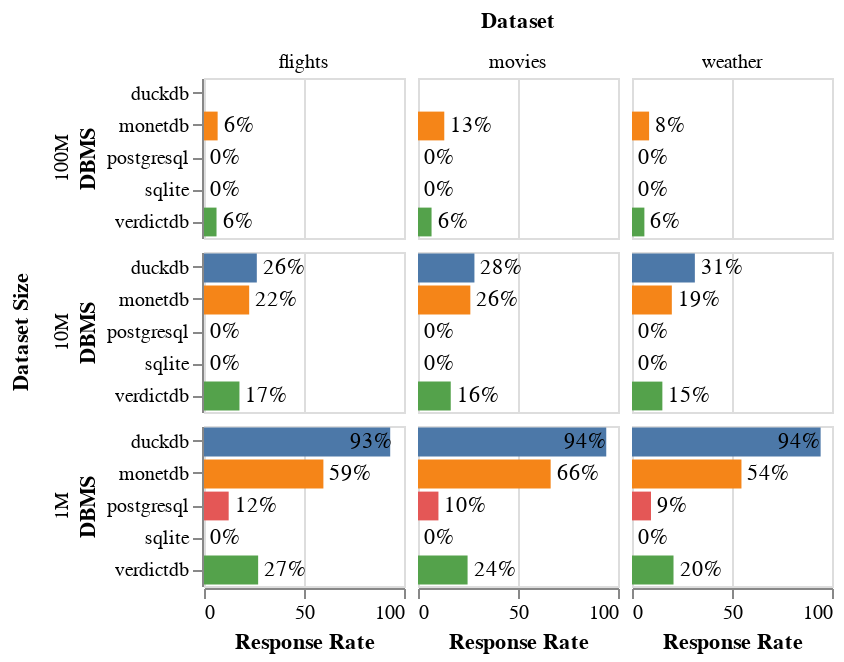

Vega-Lite specification for this chart:
### Vega-Lite specification from a JSON file in a GitHub repository (floating-point values rounded to 4 significant figures)
{"$schema": "https://vega.github.io/schema/vega-lite/v4.json", "description": "A simple bar chart with embedded data.", "data": {"values": [{"dataset_size": "100M", "dataset": "flights", "driver": "monetdb", "meanDuration": 85.45, "countAnswered": 37474, "durationCiLower": 83.76, "durationCiUpper": 87.14, "durationStd": 166.8, "countViolated": 12330.0, "responseRate": 0.06821}, {"dataset_size": "100M", "dataset": "flights", "driver": "postgresql", "meanDuration": 5313.0, "countAnswered": 1132, "durationCiLower": 5256.0, "durationCiUpper": 5369.0, "durationStd": 963.8, "countViolated": 1132.0, "responseRate": 0.0}, {"dataset_size": "100M", "dataset": "flights", "driver": "sqlite", "meanDuration": 34020.0, "countAnswered": 137, "durationCiLower": 33340.0, "durationCiUpper": 34700.0, "durationStd": 4031.0, "countViolated": 137.0, "responseRate": 0.0}, {"dataset_size": "100M", "dataset": "flights", "driver": "verdictdb", "meanDuration": 90.25, "countAnswered": 33456, "durationCiLower": 89.11, "durationCiUpper": 91.4, "durationStd": 106.9, "countViolated": 10370.0, "responseRate": 0.06263}, {"dataset_size": "100M", "dataset": "movies", "driver": "monetdb", "meanDuration": 44.44, "countAnswered": 44300, "durationCiLower": 42.64, "durationCiUpper": 46.24, "durationStd": 193.1, "countViolated": 6264.0, "responseRate": 0.1314}, {"dataset_size": "100M", "dataset": "movies", "driver": "postgresql", "meanDuration": 5762.0, "countAnswered": 520, "durationCiLower": 5346.0, "durationCiUpper": 6177.0, "durationStd": 4823.0, "countViolated": 520.0, "responseRate": 0.0}, {"dataset_size": "100M", "dataset": "movies", "driver": "sqlite", "meanDuration": 31170.0, "countAnswered": 65, "durationCiLower": 30220.0, "durationCiUpper": 32110.0, "durationStd": 3807.0, "countViolated": 65.0, "responseRate": 0.0}, {"dataset_size": "100M", "dataset": "movies", "driver": "verdictdb", "meanDuration": 69.65, "countAnswered": 25685, "durationCiLower": 68.5, "durationCiUpper": 70.8, "durationStd": 93.83, "countViolated": 6069.0, "responseRate": 0.06777}, {"dataset_size": "100M", "dataset": "weather", "driver": "monetdb", "meanDuration": 61.29, "countAnswered": 59299, "durationCiLower": 60.02, "durationCiUpper": 62.57, "durationStd": 158.9, "countViolated": 12860.0, "responseRate": 0.08552}, {"dataset_size": "100M", "dataset": "weather", "driver": "postgresql", "meanDuration": 5126.0, "countAnswered": 1270, "durationCiLower": 5076.0, "durationCiUpper": 5176.0, "durationStd": 915.3, "countViolated": 1270.0, "responseRate": 0.0}, {"dataset_size": "100M", "dataset": "weather", "driver": "sqlite", "meanDuration": 32710.0, "countAnswered": 145, "durationCiLower": 32270.0, "durationCiUpper": 33150.0, "durationStd": 2676.0, "countViolated": 145.0, "responseRate": 0.0}, {"dataset_size": "100M", "dataset": "weather", "driver": "verdictdb", "meanDuration": 74.05, "countAnswered": 44442, "durationCiLower": 73.16, "durationCiUpper": 74.94, "durationStd": 95.86, "countViolated": 10810.0, "responseRate": 0.06194}, {"dataset_size": "10M", "dataset": "flights", "driver": "duckdb", "meanDuration": 169.4, "countAnswered": 317484, "durationCiLower": 168.9, "durationCiUpper": 169.8, "durationStd": 130.9, "countViolated": 220100.0, "responseRate": 0.2641}, {"dataset_size": "10M", "dataset": "flights", "driver": "monetdb", "meanDuration": 25.54, "countAnswered": 83305, "durationCiLower": 25.43, "durationCiUpper": 25.66, "durationStd": 16.88, "countViolated": 3.0, "responseRate": 0.2259}, {"dataset_size": "10M", "dataset": "flights", "driver": "postgresql", "meanDuration": 531.2, "countAnswered": 7866, "durationCiLower": 529.4, "durationCiUpper": 533.0, "durationStd": 82.79, "countViolated": 7866.0, "responseRate": 0.0}, {"dataset_size": "10M", "dataset": "flights", "driver": "sqlite", "meanDuration": 4209.0, "countAnswered": 1412, "durationCiLower": 4068.0, "durationCiUpper": 4350.0, "durationStd": 2695.0, "countViolated": 1412.0, "responseRate": 0.0}, {"dataset_size": "10M", "dataset": "flights", "driver": "verdictdb", "meanDuration": 35.44, "countAnswered": 66820, "durationCiLower": 35.13, "durationCiUpper": 35.74, "durationStd": 40.37, "countViolated": 1458.0, "responseRate": 0.1773}, {"dataset_size": "10M", "dataset": "movies", "driver": "duckdb", "meanDuration": 126.9, "countAnswered": 244032, "durationCiLower": 126.5, "durationCiUpper": 127.3, "durationStd": 109.2, "countViolated": 162400.0, "responseRate": 0.2822}, {"dataset_size": "10M", "dataset": "movies", "driver": "monetdb", "meanDuration": 18.64, "countAnswered": 75759, "durationCiLower": 18.5, "durationCiUpper": 18.77, "durationStd": 18.49, "countViolated": 10.0, "responseRate": 0.2617}, {"dataset_size": "10M", "dataset": "movies", "driver": "postgresql", "meanDuration": 587.7, "countAnswered": 4418, "durationCiLower": 563.1, "durationCiUpper": 612.4, "durationStd": 834.4, "countViolated": 4418.0, "responseRate": 0.0}, {"dataset_size": "10M", "dataset": "movies", "driver": "sqlite", "meanDuration": 4411.0, "countAnswered": 683, "durationCiLower": 4073.0, "durationCiUpper": 4749.0, "durationStd": 4502.0, "countViolated": 683.0, "responseRate": 0.0}, {"dataset_size": "10M", "dataset": "movies", "driver": "verdictdb", "meanDuration": 29.99, "countAnswered": 49192, "durationCiLower": 29.64, "durationCiUpper": 30.34, "durationStd": 39.42, "countViolated": 1796.0, "responseRate": 0.1637}, {"dataset_size": "10M", "dataset": "weather", "driver": "duckdb", "meanDuration": 158.2, "countAnswered": 472858, "durationCiLower": 157.8, "durationCiUpper": 158.6, "durationStd": 138.7, "countViolated": 302200.0, "responseRate": 0.3143}, {"dataset_size": "10M", "dataset": "weather", "driver": "monetdb", "meanDuration": 24.28, "countAnswered": 108137, "durationCiLower": 24.18, "durationCiUpper": 24.38, "durationStd": 16.67, "countViolated": 10.0, "responseRate": 0.1991}, {"dataset_size": "10M", "dataset": "weather", "driver": "postgresql", "meanDuration": 520.5, "countAnswered": 9462, "durationCiLower": 517.4, "durationCiUpper": 523.7, "durationStd": 156.8, "countViolated": 9462.0, "responseRate": 0.0}, {"dataset_size": "10M", "dataset": "weather", "driver": "sqlite", "meanDuration": 3785.0, "countAnswered": 1704, "durationCiLower": 3700.0, "durationCiUpper": 3870.0, "durationStd": 1788.0, "countViolated": 1704.0, "responseRate": 0.0}, {"dataset_size": "10M", "dataset": "weather", "driver": "verdictdb", "meanDuration": 31.3, "countAnswered": 84474, "durationCiLower": 31.05, "durationCiUpper": 31.55, "durationStd": 37.12, "countViolated": 2019.0, "responseRate": 0.1519}, {"dataset_size": "1M", "dataset": "flights", "driver": "duckdb", "meanDuration": 17.24, "countAnswered": 343267, "durationCiLower": 17.19, "durationCiUpper": 17.28, "durationStd": 12.88, "countViolated": 3.0, "responseRate": 0.931}, {"dataset_size": "1M", "dataset": "flights", "driver": "monetdb", "meanDuration": 5.999, "countAnswered": 220090, "durationCiLower": 5.989, "durationCiUpper": 6.009, "durationStd": 2.397, "countViolated": 0.0, "responseRate": 0.597}, {"dataset_size": "1M", "dataset": "flights", "driver": "postgresql", "meanDuration": 55.53, "countAnswered": 45718, "durationCiLower": 55.46, "durationCiUpper": 55.6, "durationStd": 7.828, "countViolated": 220.0, "responseRate": 0.1234}, {"dataset_size": "1M", "dataset": "flights", "driver": "sqlite", "meanDuration": 400.3, "countAnswered": 10067, "durationCiLower": 396.6, "durationCiUpper": 404.0, "durationStd": 188.8, "countViolated": 10070.0, "responseRate": 0.0}, {"dataset_size": "1M", "dataset": "flights", "driver": "verdictdb", "meanDuration": 18.32, "countAnswered": 99856, "durationCiLower": 18.2, "durationCiUpper": 18.44, "durationStd": 19.37, "countViolated": 49.0, "responseRate": 0.2707}, {"dataset_size": "1M", "dataset": "movies", "driver": "duckdb", "meanDuration": 13.28, "countAnswered": 272460, "durationCiLower": 13.24, "durationCiUpper": 13.32, "durationStd": 11.12, "countViolated": 5.0, "responseRate": 0.9413}, {"dataset_size": "1M", "dataset": "movies", "driver": "monetdb", "meanDuration": 5.142, "countAnswered": 191992, "durationCiLower": 5.128, "durationCiUpper": 5.156, "durationStd": 3.166, "countViolated": 0.0, "responseRate": 0.6633}, {"dataset_size": "1M", "dataset": "movies", "driver": "postgresql", "meanDuration": 55.9, "countAnswered": 30429, "durationCiLower": 55.27, "durationCiUpper": 56.52, "durationStd": 55.78, "countViolated": 843.0, "responseRate": 0.1022}, {"dataset_size": "1M", "dataset": "movies", "driver": "sqlite", "meanDuration": 395.3, "countAnswered": 6264, "durationCiLower": 387.4, "durationCiUpper": 403.2, "durationStd": 318.7, "countViolated": 6264.0, "responseRate": 0.0}, {"dataset_size": "1M", "dataset": "movies", "driver": "verdictdb", "meanDuration": 16.93, "countAnswered": 71814, "durationCiLower": 16.78, "durationCiUpper": 17.08, "durationStd": 20.49, "countViolated": 57.0, "responseRate": 0.2479}, {"dataset_size": "1M", "dataset": "weather", "driver": "duckdb", "meanDuration": 38.44, "countAnswered": 515235, "durationCiLower": 37.65, "durationCiUpper": 39.22, "durationStd": 288.2, "countViolated": 3115.0, "responseRate": 0.9432}, {"dataset_size": "1M", "dataset": "weather", "driver": "monetdb", "meanDuration": 6.224, "countAnswered": 297161, "durationCiLower": 6.213, "durationCiUpper": 6.236, "durationStd": 3.096, "countViolated": 0.0, "responseRate": 0.5473}, {"dataset_size": "1M", "dataset": "weather", "driver": "postgresql", "meanDuration": 56.96, "countAnswered": 51921, "durationCiLower": 56.8, "durationCiUpper": 57.12, "durationStd": 18.12, "countViolated": 412.0, "responseRate": 0.09486}, {"dataset_size": "1M", "dataset": "weather", "driver": "sqlite", "meanDuration": 367.3, "countAnswered": 12525, "durationCiLower": 365.0, "durationCiUpper": 369.6, "durationStd": 130.6, "countViolated": 12520.0, "responseRate": 0.0}, {"dataset_size": "1M", "dataset": "weather", "driver": "verdictdb", "meanDuration": 19.49, "countAnswered": 112835, "durationCiLower": 19.37, "durationCiUpper": 19.6, "durationStd": 20.43, "countViolated": 130.0, "responseRate": 0.2076}]}, "transform": [{"calculate": "datum.responseRate*100", "as": "respRate"}, {"calculate": "floor(datum.respRate)+ '%'", "as": "respRateNice"}, {"calculate": "clamp(datum.respRate,0,70)", "as": "respRateTextPos"}], "facet": {"row": {"field": "dataset_size", "type": "ordinal", "title": "Dataset Size", "header": {"labelPadding": 2, "titlePadding": 0}}, "column": {"field": "dataset", "type": "nominal", "title": "Dataset", "header": {"labelPadding": 2, "titlePadding": 0}}}, "config": {"facet": {"spacing": 5}}, "spec": {"height": 80, "width": 100, "layer": [{"mark": {"type": "bar", "clip": true}, "encoding": {"y": {"field": "driver", "type": "nominal", "title": "DBMS"}, "x": {"field": "respRate", "type": "quantitative", "scale": {"domain": [0, 100]}, "title": "Response Rate"}, "color": {"field": "driver", "type": "nominal", "title": "DBMS", "legend": null}}}, {"mark": {"type": "text", "align": "left", "baseline": "middle", "clip": true, "dx": 3}, "encoding": {"text": {"field": "respRateNice", "type": "nominal"}, "y": {"field": "driver", "type": "nominal", "title": "DBMS"}, "x": {"field": "respRateTextPos", "type": "quantitative"}}}]}}
